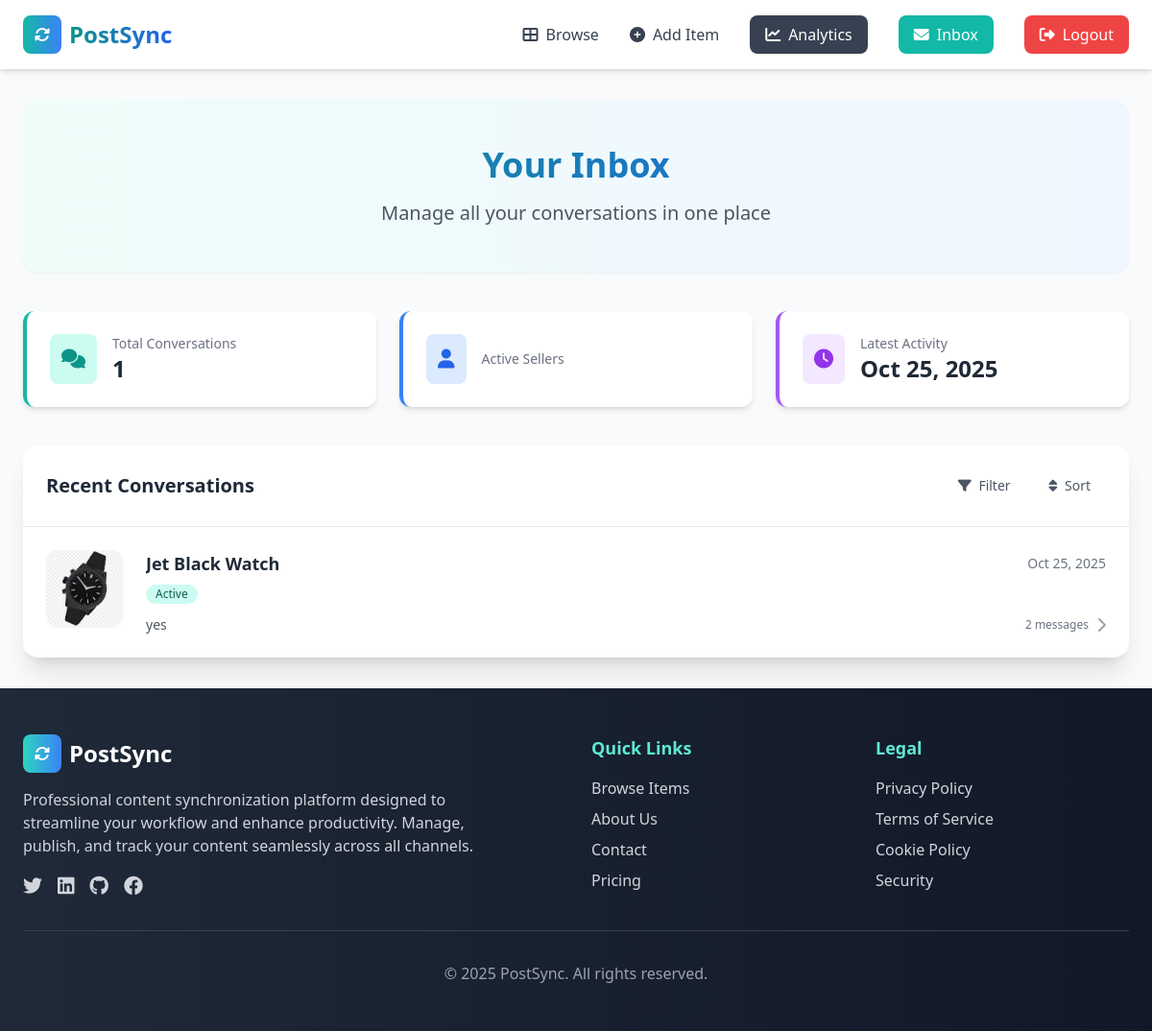
The page /inbox/ (signed in) on the database its author committed.
### conversation/models.py (models this page shows)
class Conversation(models.Model):
    item=models.ForeignKey(Item,related_name='conversations', on_delete=models.CASCADE)
    members=models.ManyToManyField(User,related_name='conversations')
    created_at=models.DateTimeField(auto_now_add=True)
    modified_at=models.DateTimeField(auto_now=True)
    class Meta:
        ordering=('-modified_at',)

class ConversationMessage(models.Model):
    conversation=models.ForeignKey(Conversation,related_name='messages', on_delete=models.CASCADE)
    content=models.TextField()
    created_at=models.DateTimeField(auto_now_add=True)
    created_by=models.ForeignKey(User,related_name='conversation_messages', on_delete=models.CASCADE)

### item/models.py (models this page shows, shortened)
class Item(models.Model):
    category=models.ForeignKey(Category,related_name='items',on_delete=models.CASCADE)
    name=models.CharField(max_length=255)
    description=models.TextField(blank=True,null=True)
    price=models.FloatField()
    image=models.ImageField(upload_to='item_images',blank=True,null=True)
    is_sold=models.BooleanField(default=False)
    created_by=models.ForeignKey(User,related_name='items',on_delete=models.CASCADE)
    created_at=models.DateTimeField(auto_now_add=True)

### conversation/views.py (the view)
# urls.py: path('',views.inbox,name='inbox'),
@login_required
def inbox(request):
    conversations=Conversation.objects.filter(members__in=[request.user.id])
    return render(request,'conversation/inbox.html',{
        'conversations':conversations,
    })

### conversation/templates/conversation/inbox.html (shortened to what this page needs)
{% extends 'core/base.html' %}
{% block content %}
<div class="max-w-7xl mx-auto">
    <div class="mb-10 py-12 px-6 bg-gradient-to-r from-teal-50 to-blue-50 rounded-2xl shadow-sm">
        <div class="text-center">
            <h1 class="text-4xl font-bold mb-4 bg-gradient-to-r from-teal-600 to-blue-600 bg-clip-text text-transparent">
            </h1>
            <p class="text-xl text-gray-600 max-w-2xl mx-auto">
                Manage all your conversations in one place
            </p>
        </div>
    </div>
    <div class="grid grid-cols-1 md:grid-cols-3 gap-6 mb-10">
        <div class="bg-white rounded-xl shadow-md p-6 border-l-4 border-teal-500">
            <div class="flex items-center">
                <div class="p-3 rounded-lg bg-teal-100 mr-4">
                    <i class="fas fa-comments text-teal-600 text-xl"></i>
                </div>
                <div>
                    <p class="text-sm text-gray-500">Total Conversations</p>
                    <p class="text-2xl font-bold text-gray-800">{{ conversations|length }}</p>
                </div>
            </div>
        </div>
        <div class="bg-white rounded-xl shadow-md p-6 border-l-4 border-blue-500">
            <div class="flex items-center">
                <div class="p-3 rounded-lg bg-blue-100 mr-4">
                    <i class="fas fa-user text-blue-600 text-xl"></i>
                </div>
                <div>
                    <p class="text-sm text-gray-500">Active Sellers</p>
                </div>
            </div>
        </div>
        <div class="bg-white rounded-xl shadow-md p-6 border-l-4 border-purple-500">
            <div class="flex items-center">
                <div class="p-3 rounded-lg bg-purple-100 mr-4">
                    <i class="fas fa-clock text-purple-600 text-xl"></i>
                </div>
                <div><p class="text-sm text-gray-500">Latest Activity</p>
{% if conversations %}
    {% with first_conversation=conversations.first %}
        <p class="text-2xl font-bold text-gray-800">
            {{ first_conversation.modified_at|date:"M d, Y" }}
        </p>
                    {% endwith %}
                {% else %}
                    <p class="text-2xl font-bold text-gray-800">No activity</p>
                {% endif %}
                </div>
            </div>
        </div>
    </div>
    <div class="bg-white rounded-2xl shadow-xl overflow-hidden">
        <div class="p-6 border-b border-gray-200">
            <div class="flex justify-between items-center">
                <h2 class="text-xl font-bold text-gray-800">Recent Conversations</h2>
                <div class="flex space-x-2">
                    <button class="px-4 py-2 text-sm text-gray-600 hover:text-gray-800 font-medium">
                        <i class="fas fa-filter mr-1"></i> Filter
                    </button>
                    <button class="px-4 py-2 text-sm text-gray-600 hover:text-gray-800 font-medium">
                        <i class="fas fa-sort mr-1"></i> Sort
                    </button>
                </div>
            </div>
        </div>
        <div class="divide-y divide-gray-100">
            {% if conversations %}
                {% for conversation in conversations %}
                <a href="{% url 'conversation:detail' conversation.id %}" class="block hover:bg-gray-50 transition-colors duration-200">
                    <div class="p-6">
                        <div class="flex items-start">
                            <div class="flex-shrink-0 mr-6">
                                <img src="{{ conversation.item.image.url }}" alt="{{ conversation.item.name }}" class="w-20 h-20 rounded-xl object-cover shadow-sm">
                            </div>
                            <div class="flex-grow min-w-0">
                                <div class="flex items-center justify-between mb-2">
                                    <h3 class="text-lg font-bold text-gray-800 truncate">{{ conversation.item.name }}</h3>
                                    <span class="text-sm text-gray-500 whitespace-nowrap">{{ conversation.modified_at|date:"M d, Y" }}</span>
                                </div>
                                <div class="flex items-center mb-3">
                                    <span class="inline-flex items-center px-2.5 py-0.5 rounded-full text-xs font-medium bg-teal-100 text-teal-800">
                                        Active
                                    </span>
                                </div>
                                <div class="flex items-center justify-between">
                                    <p class="text-gray-600 text-sm truncate max-w-md">
                                        {% if conversation.messages.all %}
                                            {{ conversation.messages.last.content|truncatewords:10 }}
                                        {% else %}
                                            No messages yet
                                        {% endif %}
                                    </p>
                                    <div class="flex items-center">
                                        {% if conversation.messages.all %}
                                            <span class="text-xs text-gray-500 mr-2">{{ conversation.messages.count }} message{{ conversation.messages.count|pluralize }}</span>
                                        {% endif %}
                                        <i class="fas fa-chevron-right text-gray-400"></i>
                                    </div>
                                </div>
                            </div>
                        </div>
                    </div>
                </a>
                {% endfor %}
            {% endif %}
        </div>
    </div>
</div>
{% endblock %}

### rows shown on the page
Conversation: modified_at "Oct 25, 2025", item.image (picture), item.name "Jet Black Watch", messages.last.content "yes", messages.count "2"

### other values the page prints
{{ conversations|length }} "1"
